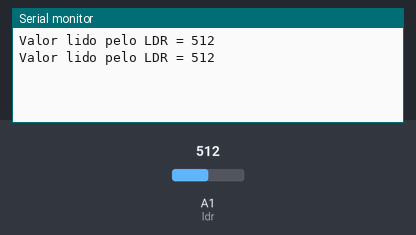
Simulated run of this sketch. Board: Arduino Uno, built with avr-gcc and run on an emulated ATmega328P. Shown: the last lines printed to the serial monitor. The inputs (shaded band) are chosen by the test bench; at power-on: A1 (ldr) = 512.

Above: at 1.8 s.
1.9 s: A1 (ldr) set to 716
At 2.8 s:
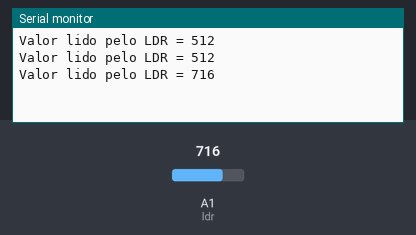
3.4 s: A1 (ldr) set to 900
At 4.6 s:
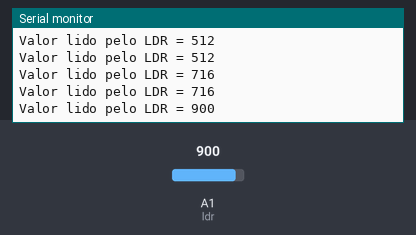
Timing chart, 0 to 6.4 s (numbered marks = the images above; inputs shaded):
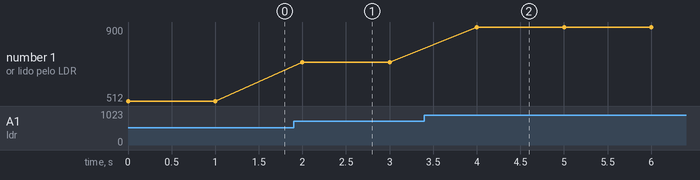

Measured:
- after the input at 1.9 s, the serial monitor: prints a new line after 0.10 s (image 1)
- after the input at 3.4 s, the serial monitor: prints a new line after 0.60 s (image 2)
- plotted number 1: 512 → 716 after the input at 1.9 s, 716 → 900 after the input at 3.4 s

The sketch:

ldr.ino
```cpp
int ldr = A1; // prota analogica do ldr
int valorLDR = 0; // valor inicial do ldr

void setup() {
   pinMode(ldr, INPUT); // o ldr ira recber valores e enviar para o arduino, logo sera INPUT - entrada
   Serial.begin(9600); // taxa de tranferência em bits por segundo - 9600bps
}
void loop() {
   valorLDR = analogRead(ldr); // faz a leitura do ldr e armazena na variável valorLDR
   //valorLDR = map(valorLDR,0,1023,0,240); //a funcao map faz a conversao para valores menores
   Serial.print("Valor lido pelo LDR = "); // imprime no serial monitor a mensagem Valor lido pelo LDR
   Serial.println(valorLDR); // imprime no serial monitor os dados de valorldr
   delay(1000); // tempo em milissegundos
}
```
